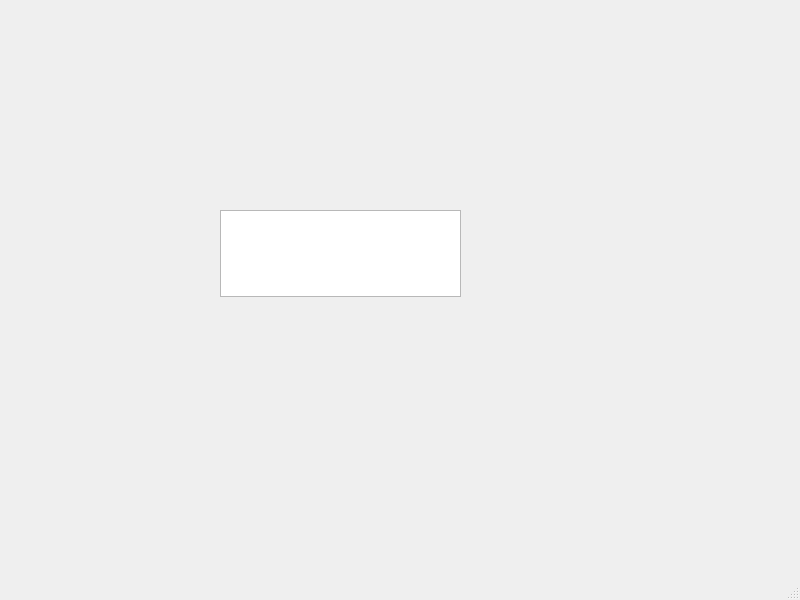
<?xml version="1.0" encoding="UTF-8"?>
<ui version="4.0">
 <class>MainWindow</class>
 <widget class="QMainWindow" name="MainWindow">
  <property name="geometry">
   <rect>
    <x>0</x>
    <y>0</y>
    <width>800</width>
    <height>600</height>
   </rect>
  </property>
  <property name="windowTitle">
   <string>MainWindow</string>
  </property>
  <widget class="QWidget" name="centralwidget">
   <widget class="QTextEdit" name="textEdit">
    <property name="geometry">
     <rect>
      <x>220</x>
      <y>210</y>
      <width>241</width>
      <height>87</height>
     </rect>
    </property>
   </widget>
  </widget>
  <widget class="QMenuBar" name="menubar">
   <property name="geometry">
    <rect>
     <x>0</x>
     <y>0</y>
     <width>800</width>
     <height>26</height>
    </rect>
   </property>
  </widget>
  <widget class="QStatusBar" name="statusbar"/>
 </widget>
 <resources/>
 <connections/>
</ui>
